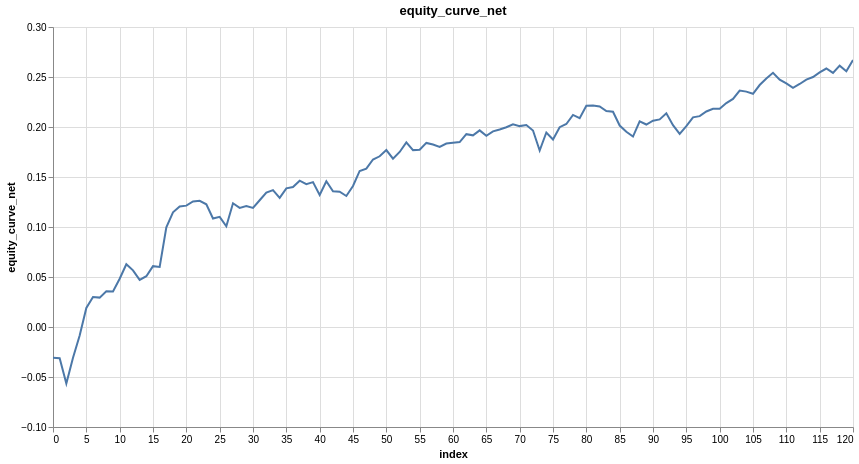

Notebook code for this chart:
### Code cell
research.plot_column(model_trades, 'equity_curve_net')

### Figure 1 — Vega specification as saved in the notebook (floating-point values rounded to 4 significant figures)
{"$schema": "https://vega.github.io/schema/vega/v6.json", "data": [{"name": "param_1e9efca18e7a2868_store"}, {"name": "source_0", "values": [{"equity_curve_net": -0.03082, "index": 0}, {"equity_curve_net": -0.0312, "index": 1}, {"equity_curve_net": -0.05646, "index": 2}, {"equity_curve_net": -0.03074, "index": 3}, {"equity_curve_net": -0.008517, "index": 4}, {"equity_curve_net": 0.01903, "index": 5}, {"equity_curve_net": 0.02992, "index": 6}, {"equity_curve_net": 0.0294, "index": 7}, {"equity_curve_net": 0.03578, "index": 8}, {"equity_curve_net": 0.03546, "index": 9}, {"equity_curve_net": 0.04823, "index": 10}, {"equity_curve_net": 0.06277, "index": 11}, {"equity_curve_net": 0.05662, "index": 12}, {"equity_curve_net": 0.04707, "index": 13}, {"equity_curve_net": 0.05079, "index": 14}, {"equity_curve_net": 0.06086, "index": 15}, {"equity_curve_net": 0.06001, "index": 16}, {"equity_curve_net": 0.09974, "index": 17}, {"equity_curve_net": 0.1147, "index": 18}, {"equity_curve_net": 0.1204, "index": 19}, {"equity_curve_net": 0.1213, "index": 20}, {"equity_curve_net": 0.1255, "index": 21}, {"equity_curve_net": 0.1262, "index": 22}, {"equity_curve_net": 0.1227, "index": 23}, {"equity_curve_net": 0.1085, "index": 24}, {"equity_curve_net": 0.1102, "index": 25}, {"equity_curve_net": 0.1007, "index": 26}, {"equity_curve_net": 0.1237, "index": 27}, {"equity_curve_net": 0.1191, "index": 28}, {"equity_curve_net": 0.1208, "index": 29}, {"equity_curve_net": 0.1191, "index": 30}, {"equity_curve_net": 0.1267, "index": 31}, {"equity_curve_net": 0.1343, "index": 32}, {"equity_curve_net": 0.1369, "index": 33}, {"equity_curve_net": 0.1292, "index": 34}, {"equity_curve_net": 0.1387, "index": 35}, {"equity_curve_net": 0.1399, "index": 36}, {"equity_curve_net": 0.1463, "index": 37}, {"equity_curve_net": 0.1428, "index": 38}, {"equity_curve_net": 0.1449, "index": 39}, {"equity_curve_net": 0.1321, "index": 40}, {"equity_curve_net": 0.1457, "index": 41}, {"equity_curve_net": 0.1357, "index": 42}, {"equity_curve_net": 0.1353, "index": 43}, {"equity_curve_net": 0.131, "index": 44}, {"equity_curve_net": 0.1411, "index": 45}, {"equity_curve_net": 0.156, "index": 46}, {"equity_curve_net": 0.1584, "index": 47}, {"equity_curve_net": 0.1675, "index": 48}, {"equity_curve_net": 0.1707, "index": 49}, {"equity_curve_net": 0.177, "index": 50}, {"equity_curve_net": 0.1683, "index": 51}, {"equity_curve_net": 0.175, "index": 52}, {"equity_curve_net": 0.1846, "index": 53}, {"equity_curve_net": 0.1769, "index": 54}, {"equity_curve_net": 0.1772, "index": 55}, {"equity_curve_net": 0.1841, "index": 56}, {"equity_curve_net": 0.1825, "index": 57}, {"equity_curve_net": 0.18, "index": 58}, {"equity_curve_net": 0.1834, "index": 59}, {"equity_curve_net": 0.1841, "index": 60}, {"equity_curve_net": 0.185, "index": 61}, {"equity_curve_net": 0.1928, "index": 62}, {"equity_curve_net": 0.1917, "index": 63}, {"equity_curve_net": 0.1966, "index": 64}, {"equity_curve_net": 0.1912, "index": 65}, {"equity_curve_net": 0.1956, "index": 66}, {"equity_curve_net": 0.1975, "index": 67}, {"equity_curve_net": 0.1997, "index": 68}, {"equity_curve_net": 0.2026, "index": 69}, {"equity_curve_net": 0.2009, "index": 70}, {"equity_curve_net": 0.202, "index": 71}, {"equity_curve_net": 0.1965, "index": 72}, {"equity_curve_net": 0.1764, "index": 73}, {"equity_curve_net": 0.1945, "index": 74}, {"equity_curve_net": 0.1875, "index": 75}, {"equity_curve_net": 0.1998, "index": 76}, {"equity_curve_net": 0.203, "index": 77}, {"equity_curve_net": 0.2121, "index": 78}, {"equity_curve_net": 0.2089, "index": 79}, {"equity_curve_net": 0.2212, "index": 80}, {"equity_curve_net": 0.2215, "index": 81}, {"equity_curve_net": 0.2205, "index": 82}, {"equity_curve_net": 0.2159, "index": 83}, {"equity_curve_net": 0.2153, "index": 84}, {"equity_curve_net": 0.2014, "index": 85}, {"equity_curve_net": 0.1953, "index": 86}, {"equity_curve_net": 0.1905, "index": 87}, {"equity_curve_net": 0.2056, "index": 88}, {"equity_curve_net": 0.2025, "index": 89}, {"equity_curve_net": 0.2063, "index": 90}, {"equity_curve_net": 0.2076, "index": 91}, {"equity_curve_net": 0.2137, "index": 92}, {"equity_curve_net": 0.2018, "index": 93}, {"equity_curve_net": 0.1932, "index": 94}, {"equity_curve_net": 0.2008, "index": 95}, {"equity_curve_net": 0.2096, "index": 96}, {"equity_curve_net": 0.2109, "index": 97}, {"equity_curve_net": 0.2156, "index": 98}, {"equity_curve_net": 0.2182, "index": 99}, {"equity_curve_net": 0.2183, "index": 100}, {"equity_curve_net": 0.2239, "index": 101}, {"equity_curve_net": 0.2281, "index": 102}, {"equity_curve_net": 0.2364, "index": 103}, {"equity_curve_net": 0.2354, "index": 104}, {"equity_curve_net": 0.2332, "index": 105}, {"equity_curve_net": 0.242, "index": 106}, {"equity_curve_net": 0.2485, "index": 107}, {"equity_curve_net": 0.2542, "index": 108}, {"equity_curve_net": 0.2474, "index": 109}, {"equity_curve_net": 0.2436, "index": 110}, {"equity_curve_net": 0.2391, "index": 111}, {"equity_curve_net": 0.243, "index": 112}, {"equity_curve_net": 0.2474, "index": 113}, {"equity_curve_net": 0.25, "index": 114}, {"equity_curve_net": 0.2546, "index": 115}, {"equity_curve_net": 0.2585, "index": 116}, {"equity_curve_net": 0.254, "index": 117}, {"equity_curve_net": 0.2613, "index": 118}, {"equity_curve_net": 0.2558, "index": 119}, {"equity_curve_net": 0.267, "index": 120}]}, {"name": "source_0_x_domain_index", "values": [{"min": 0, "max": 120}]}, {"name": "source_0_y_domain_equity_curve_net", "values": [{"min": -0.05646, "max": 0.267}]}], "signals": [{"name": "unit", "value": {}, "on": [{"events": "pointermove", "update": "isTuple(group()) ? group() : unit"}]}, {"name": "param_1e9efca18e7a2868", "update": "vlSelectionResolve(\"param_1e9efca18e7a2868_store\", \"union\")"}, {"name": "param_1e9efca18e7a2868_index", "on": [{"events": [{"source": "view", "type": "dblclick"}], "update": "null"}, {"events": {"signal": "param_1e9efca18e7a2868_translate_delta"}, "update": "panLinear(param_1e9efca18e7a2868_translate_anchor.extent_x, -param_1e9efca18e7a2868_translate_delta.x / width)"}, {"events": {"signal": "param_1e9efca18e7a2868_zoom_delta"}, "update": "zoomLinear(domain(\"x\"), param_1e9efca18e7a2868_zoom_anchor.x, param_1e9efca18e7a2868_zoom_delta)"}]}, {"name": "param_1e9efca18e7a2868_equity_curve_net", "on": [{"events": [{"source": "view", "type": "dblclick"}], "update": "null"}, {"events": {"signal": "param_1e9efca18e7a2868_translate_delta"}, "update": "panLinear(param_1e9efca18e7a2868_translate_anchor.extent_y, param_1e9efca18e7a2868_translate_delta.y / height)"}, {"events": {"signal": "param_1e9efca18e7a2868_zoom_delta"}, "update": "zoomLinear(domain(\"y\"), param_1e9efca18e7a2868_zoom_anchor.y, param_1e9efca18e7a2868_zoom_delta)"}]}, {"name": "param_1e9efca18e7a2868_tuple", "on": [{"events": [{"signal": "param_1e9efca18e7a2868_index || param_1e9efca18e7a2868_equity_curve_net"}], "update": "param_1e9efca18e7a2868_index && param_1e9efca18e7a2868_equity_curve_net ? {unit: \"\", fields: param_1e9efca18e7a2868_tuple_fields, values: [param_1e9efca18e7a2868_index,param_1e9efca18e7a2868_equity_curve_net]} : null"}]}, {"name": "param_1e9efca18e7a2868_tuple_fields", "value": [{"field": "index", "channel": "x", "type": "R"}, {"field": "equity_curve_net", "channel": "y", "type": "R"}]}, {"name": "param_1e9efca18e7a2868_translate_anchor", "value": {}, "on": [{"events": [{"source": "scope", "type": "pointerdown"}], "update": "{x: x(unit), y: y(unit), extent_x: domain(\"x\"), extent_y: domain(\"y\")}"}]}, {"name": "param_1e9efca18e7a2868_translate_delta", "value": {}, "on": [{"events": [{"source": "window", "between": [{"source": "scope", "type": "pointerdown"}, {"source": "window", "type": "pointerup"}], "type": "pointermove", "consume": true}], "update": "{x: param_1e9efca18e7a2868_translate_anchor.x - x(unit), y: param_1e9efca18e7a2868_translate_anchor.y - y(unit)}"}]}, {"name": "param_1e9efca18e7a2868_zoom_anchor", "on": [{"events": [{"source": "scope", "consume": true, "type": "wheel"}], "update": "{x: invert(\"x\", x(unit)), y: invert(\"y\", y(unit))}"}]}, {"name": "param_1e9efca18e7a2868_zoom_delta", "on": [{"events": [{"source": "scope", "type": "wheel", "consume": true}], "update": "pow(1.001, event.deltaY * pow(16, event.deltaMode))", "force": true}]}, {"name": "param_1e9efca18e7a2868_modify", "on": [{"events": {"signal": "param_1e9efca18e7a2868_tuple"}, "update": "modify(\"param_1e9efca18e7a2868_store\", param_1e9efca18e7a2868_tuple, true)"}]}], "marks": [{"type": "line", "name": "marks", "from": {"data": "source_0"}, "sort": {"field": "x"}, "encode": {"update": {"tooltip": {"signal": "{\"index\": format(datum[\"index\"], \"\"), \"equity_curve_net\": format(datum[\"equity_curve_net\"], \"\")}"}, "stroke": {"value": "#4c78a8"}, "x": {"field": "index", "scale": "x"}, "y": {"field": "equity_curve_net", "scale": "y"}, "defined": {"signal": "isValid(datum[\"index\"]) && isFinite(+datum[\"index\"]) && isValid(datum[\"equity_curve_net\"]) && isFinite(+datum[\"equity_curve_net\"])"}}}, "interactive": true, "style": ["line"], "clip": true}], "scales": [{"name": "x", "type": "linear", "domain": [{"signal": "(data(\"source_0_x_domain_index\")[0] || {}).min"}, {"signal": "(data(\"source_0_x_domain_index\")[0] || {}).max"}], "range": [0, {"signal": "width"}], "domainRaw": {"signal": "param_1e9efca18e7a2868[\"index\"]"}, "nice": true, "zero": false}, {"name": "y", "type": "linear", "domain": [{"signal": "(data(\"source_0_y_domain_equity_curve_net\")[0] || {}).min"}, {"signal": "(data(\"source_0_y_domain_equity_curve_net\")[0] || {}).max"}], "range": [{"signal": "height"}, 0], "domainRaw": {"signal": "param_1e9efca18e7a2868[\"equity_curve_net\"]"}, "nice": true, "zero": true}], "axes": [{"scale": "x", "grid": true, "tickCount": {"signal": "ceil(width/40)"}, "domain": false, "maxExtent": 0, "ticks": false, "aria": false, "minExtent": 0, "gridScale": "y", "orient": "bottom", "labels": false, "zindex": 0}, {"scale": "y", "orient": "left", "gridScale": "x", "aria": false, "minExtent": 0, "tickCount": {"signal": "ceil(height/40)"}, "grid": true, "labels": false, "ticks": false, "maxExtent": 0, "zindex": 0, "domain": false}, {"scale": "x", "labelFlush": true, "orient": "bottom", "grid": false, "labelOverlap": true, "title": "index", "tickCount": {"signal": "ceil(width/40)"}, "zindex": 0}, {"scale": "y", "grid": false, "title": "equity_curve_net", "tickCount": {"signal": "ceil(height/40)"}, "orient": "left", "labelOverlap": true, "zindex": 0}], "title": {"text": "equity_curve_net", "frame": "group"}, "height": 400, "background": "white", "padding": 5, "style": "cell", "width": 800}
